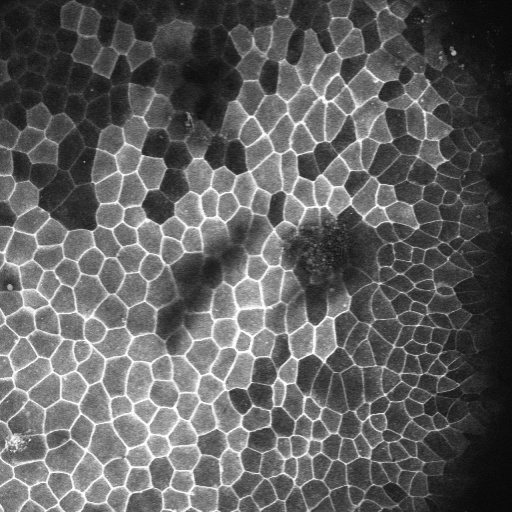
#> input picture a.jpg, 512 x 512 px
$ python steger_line.py   (older library calls are emulated)
#> lines starting #> are read from the running program, lines starting #| are printed output that depends on the picture
from skimage.io import imread, imsave, imshow
from skimage.feature import hessian_matrix, hessian_matrix_eigvals
# depreciated
#from skimage.filters import sobel_h, sobel_v
from scipy.ndimage import gaussian_filter
from math import sqrt
import numpy as np
import os
#%%
sigma = 4.5
#%%
LINE_TYPE = 1 # or -1 for dark ridge (vallye) detection
os.chdir('/home/xren/cellmatch')
img = imread('./a.jpg').astype(np.float64)
#> img: shape (512, 512) float64; min 7, max 255, mean 95.6
PI = np.pi
TAU = 2*np.pi
# sigma: 0.1113

#find greater eigenvalue that reflects maximum curvature direction.
# currently configured to find only ^ curves not v curves. Change key to
# lambda x: x to find v curves
from itertools import product


def derivatives(img, sigma):
    # ALL RETURN VALUES ARE ARRAYS SAME SIZE AS img

    # convolve with 0th derivative along axis 0 and 1st derivative along axis 1 gives us x-gradient
    # x is axis 1, y is axis 0
#> called with sigma = 3.5
    rx = gaussian_filter(img.astype(np.float64), sigma = sigma, order = (0,1))
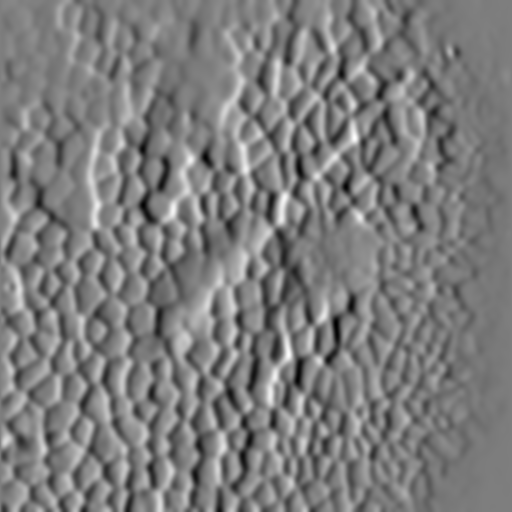
#> rx: shape (512, 512) float64; min -12.47, max 12.63, mean -0.167; drawn with min black and max white
    # vice versa
    ry = gaussian_filter(img.astype(np.float64), sigma = sigma, order = (1,0))
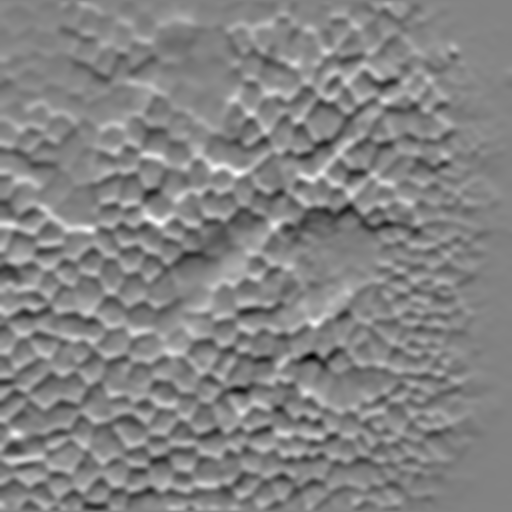
#> ry: shape (512, 512) float64; min -13.49, max 12.74, mean 0.11; drawn with min black and max white
    # mode constant: used to handle image edges
    rxx, rxy, ryy = hessian_matrix(img, sigma = sigma, mode = 'nearest', cval = 0)
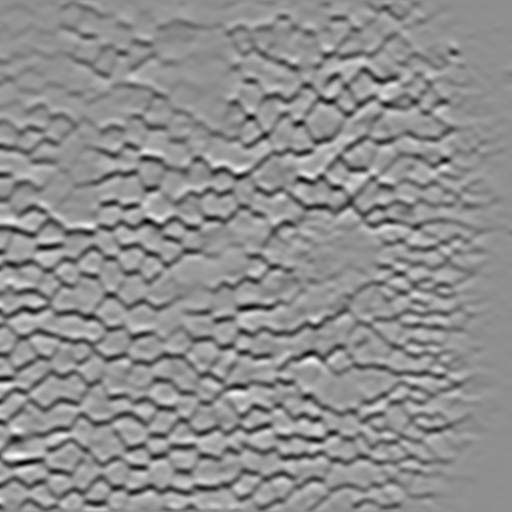
#> rxx: shape (512, 512) float64; min -2.9, max 2.27, mean -0.0007; drawn with min black and max white
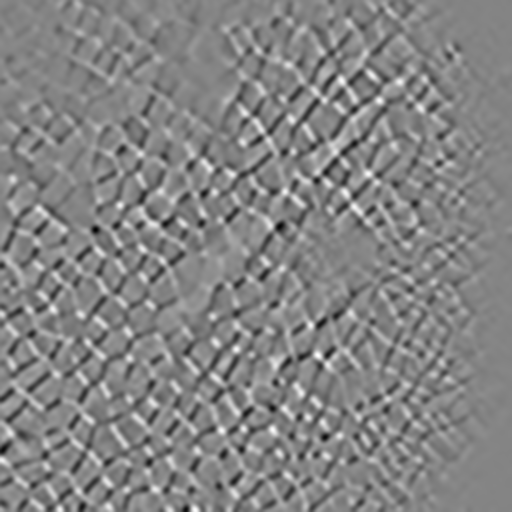
#> rxy: shape (512, 512) float64; min -2.08, max 1.93, mean -0.0006; drawn with min black and max white
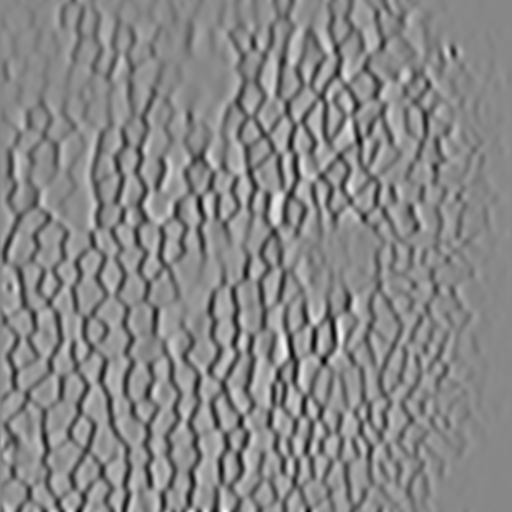
#> ryy: shape (512, 512) float64; min -3.25, max 2.87, mean -0.000474; drawn with min black and max white
    return rx, ry, rxx, rxy, ryy

# [20 lines left out: function slow_hessian_eigen, not called in this run]

def hessian_eigen(rxx, rxy, ryy):
    '''
    uses superpowered linear algebra to compute eigenvalues, eigenvectors
    problems? blame http://www.math.harvard.edu/archive/21b_fall_04/exhibits/2dmatrices/index.html
    yeah. we use Harvard stuff yet we hate Harvard ;)
    returns:
        ev -- eigenvalue with larger absolute value
        nx -- x-component of eigenvector for ev
        ny -- y-component of eigenvector for ev

    '''
    # as directed by http://www.math.harvard.edu/archive/21b_fall_04/exhibits/2dmatrices/index.html
#> (the run stopped early here; a loop or call above may not have finished)

$ run again, with b.jpg copied over a.jpg
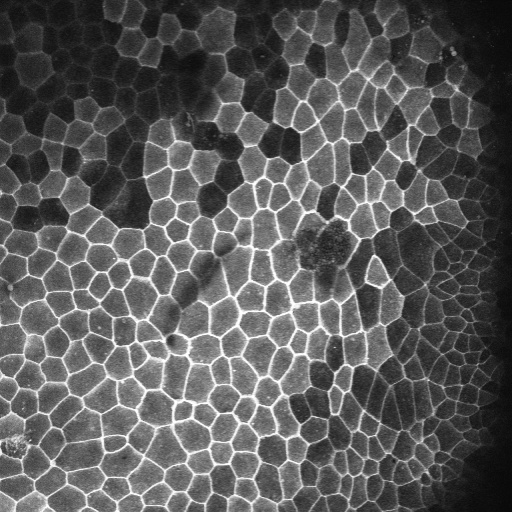
#> input picture b.jpg, 512 x 512 px
#> in derivatives, `rxx, rxy, ryy = hessian_matrix(img, sigma = sigma, mode = 'nearest', c..`:
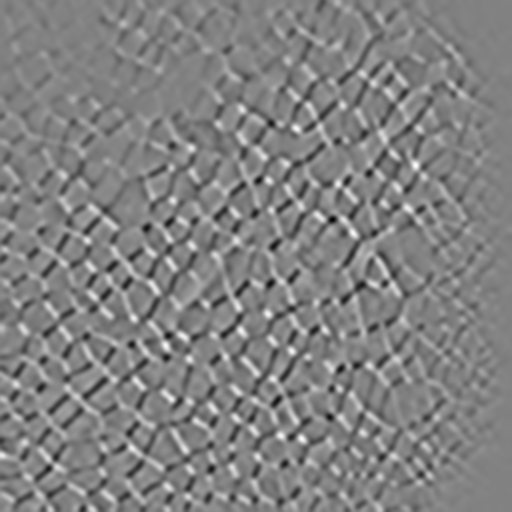
#> rxy: shape (512, 512) float64; min -2.31, max 2.23, mean -0.000417; drawn with min black and max white
#> in derivatives, `rxx, rxy, ryy = hessian_matrix(img, sigma = sigma, mode = 'nearest', c..`:
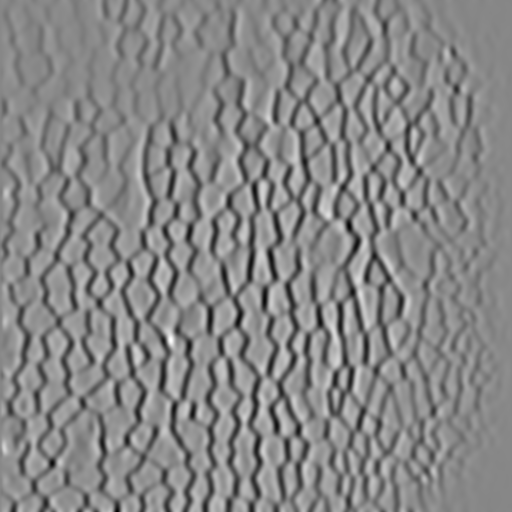
#> ryy: shape (512, 512) float64; min -3.74, max 3.33, mean 0.00183; drawn with min black and max white

$ run again, with cafishstack.tif saved as a.jpg
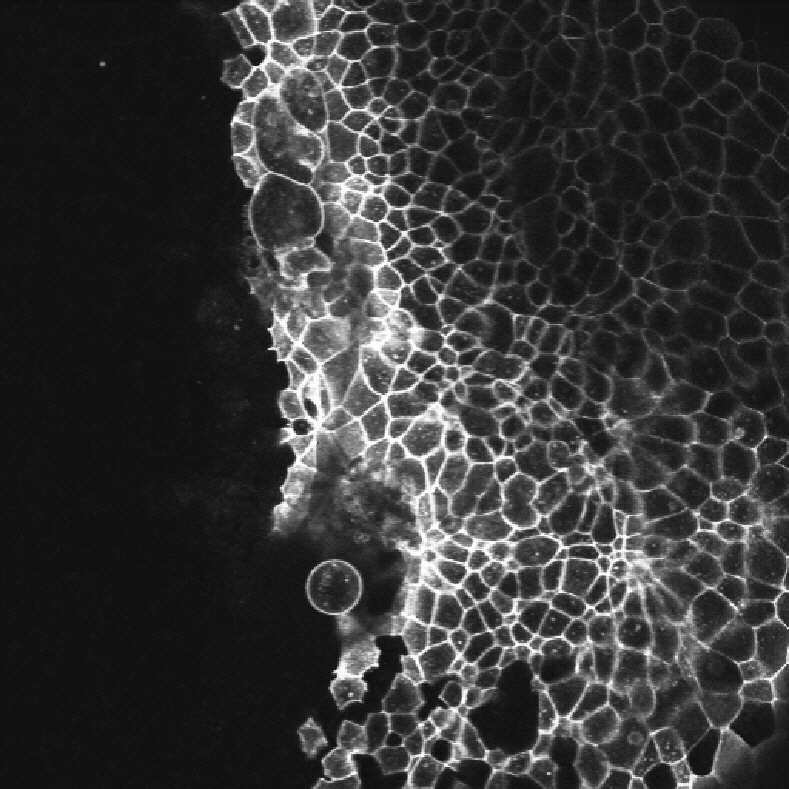
#> input picture cafishstack.tif, 789 x 789 px
#> in derivatives, `rxx, rxy, ryy = hessian_matrix(img, sigma = sigma, mode = 'nearest', c..`:
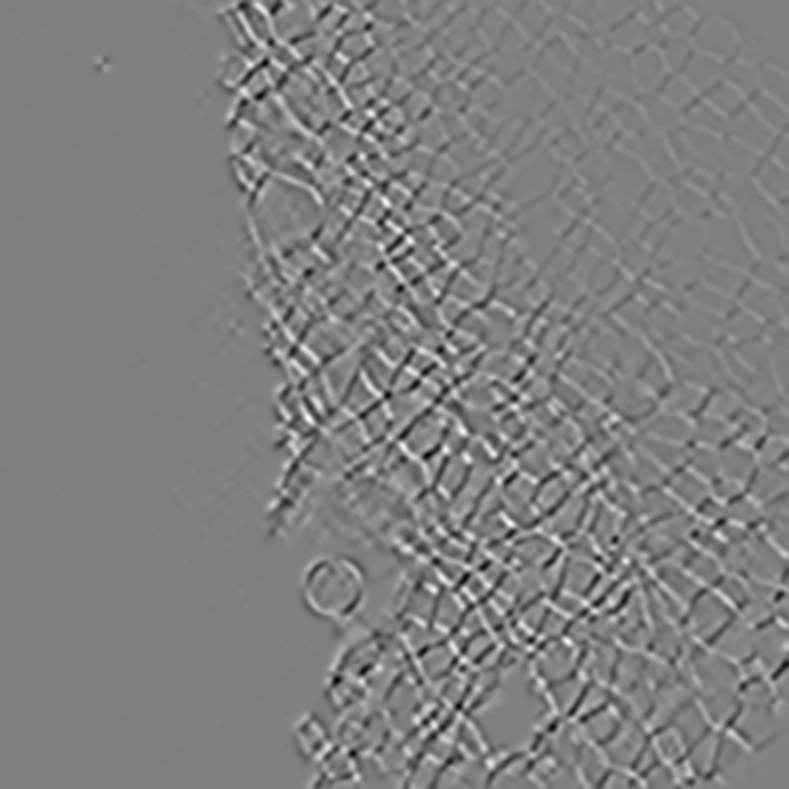
#> rxy: shape (789, 789) float64; min -3.05, max 3.02, mean 5.43e-06; drawn with min black and max white
#> in derivatives, `rxx, rxy, ryy = hessian_matrix(img, sigma = sigma, mode = 'nearest', c..`:
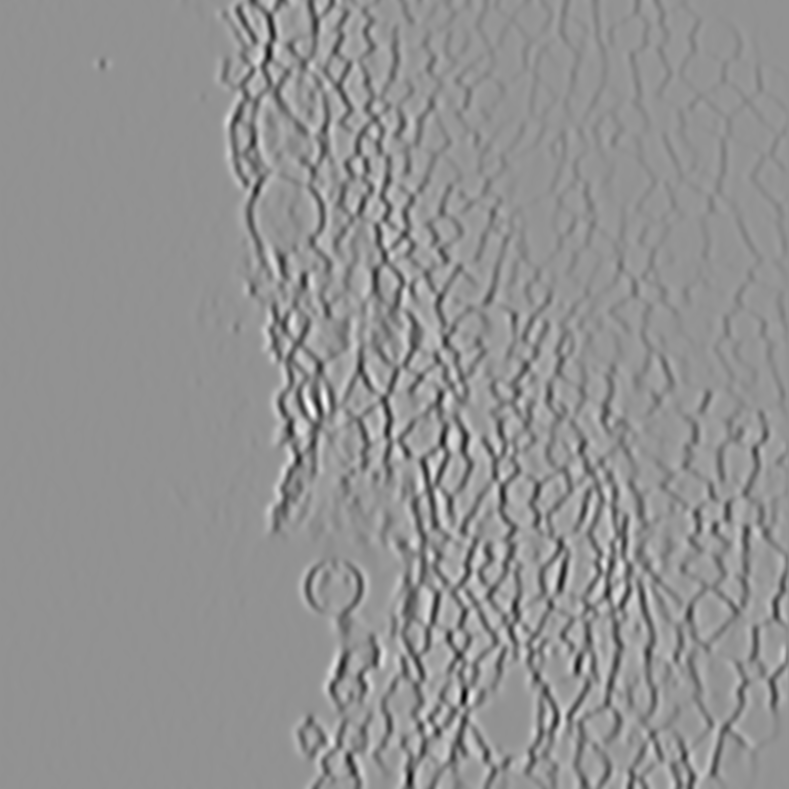
#> ryy: shape (789, 789) float64; min -5.98, max 4.45, mean 4.43e-05; drawn with min black and max white
